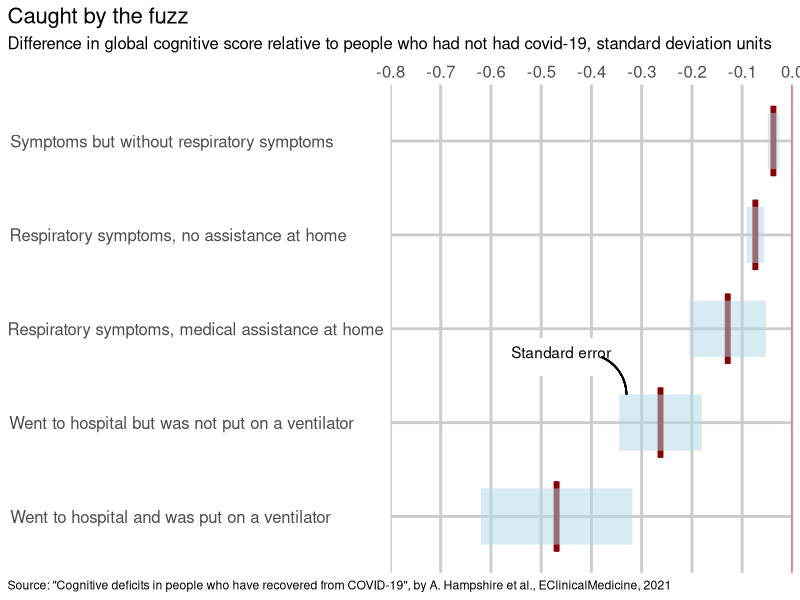
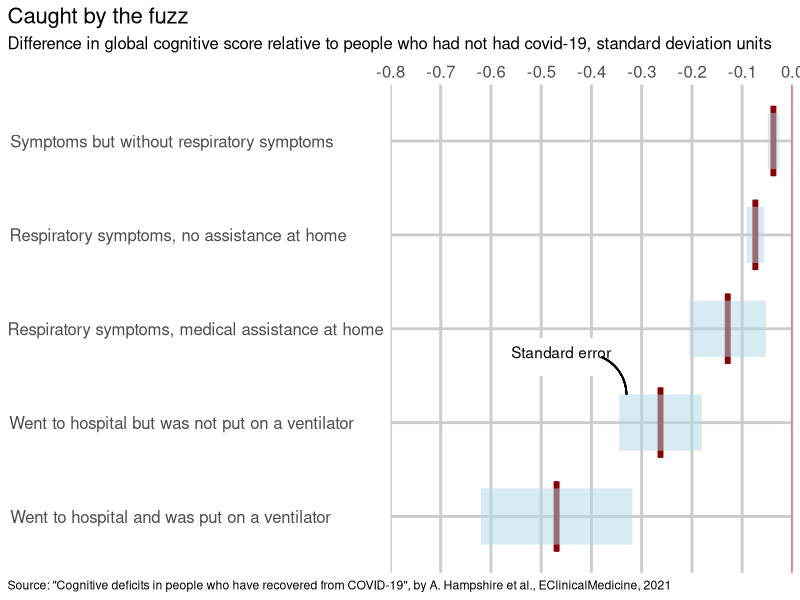

Here is the R script that generated these plots, in order:
# This is to replicate the Economist's daily chart of 2021/08/31
# On Covid-19 patients with severe symptoms suffer long-lasting cognitive impairments
# Author: Luke Korir
# Date: September 2021
# Data: "Cognitive deficits in people who have recovered from COVID-19", by A. Hampshire et al., EClinicalMedicine, 2021'
# _ _ _ _ _ _ _ _ _ _ _ _ _ _ _ _ _ _ _ _ _ _ _ _ _ _ _ _ _ _ _ _ _ _
library(ggplot2)

# Recreate the data as a dataframe
variable <- c("x5", "x4", "x3", "x2", "x1")

diff <- c(-0.03778, -0.07372, -0.12868, -0.26250, -0.46932)
serr <- c(0.01124, 0.01760, 0.07610, 0.08227, 0.15076)

dt <- data.frame(variable, diff, serr)
# _ _ _ _ _ _ _ _ _ _ _ _ _ _ _ _ _ _ _ _ _ _ _ _ _ _ _ _ _ _ _ _ _ _
# Start plotting
ggplot(dt, aes(diff, variable)) +
  theme_bw() +
  scale_x_continuous(limits = c(-0.8, 0), breaks = seq(-0.8, 0, by = 0.1), expand = c(0, 0), position = "top") +
  geom_boxplot(fill = "white", colour = "darkred", size = 1, weight = 2) +
  geom_errorbar(aes(xmax = diff + serr, xmin = diff - serr),
                position = "dodge", width = 0, size = 19, color = "lightblue", alpha = 0.5) +
  geom_vline(xintercept = 0, color = "red") +
  labs(title = "Caught by the fuzz",
       subtitle = "Difference in global cognitive score relative to people who had not had covid-19, standard deviation units",
       caption = 'Source: "Cognitive deficits in people who have recovered from COVID-19", by A. Hampshire et al., EClinicalMedicine, 2021') +
  theme(panel.border = element_blank(),
        panel.grid.major    = element_line(colour = "grey80", size = 1),
        panel.grid.minor    = element_blank(),
        axis.title.y = element_blank(),
        axis.title.x = element_blank(),
        axis.text = element_text(size = 12),
        plot.title = element_text(size = 16),
        plot.subtitle = element_text(size = 12),
        axis.ticks = element_blank(),
        plot.caption = element_text(hjust = 0), 
        plot.title.position = "plot",
        plot.caption.position =  "plot",
        axis.text.y = element_text(size=12,hjust=0.05)) + 
  scale_y_discrete('variable', labels = c(
    'x5' = 'Symptoms but without respiratory symptoms',
    'x4' = 'Respiratory symptoms, no assistance at home',
    'x3' = 'Respiratory symptoms, medical assistance at home',
    'x2' = 'Went to hospital but was not put on a ventilator',
    'x1' = 'Went to hospital and was put on a ventilator')) +
  geom_curve(aes(x = -0.33, y = 2.3, xend = -0.38, yend = 2.7), curvature = .3, size = 0.6) +
  geom_segment(aes(x = -0.5, xend = -0.5, y = 2.5, yend = 2.9),   color = "white", size =2) +
  geom_segment(aes(x = -0.4, xend = -0.4, y = 2.5, yend = 2.9),   color = "white", size =2) +
  annotate(geom = "text", x = -0.46, y = 2.75, label = "Standard error", color = "black", angle = 0)
ggsave('covid_19_and_cognition.png',  dpi = 100)
# _ _ _ _ _ _ _ _ _ _  END  _ _ _ _ _ _ _ _ _ _ _ _ _ _ _ _ _